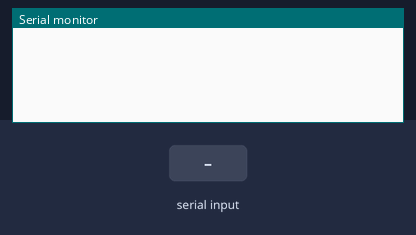
This sketch was run on a simulated Arduino Uno, built with avr-gcc and run on an emulated ATmega328P. Shown: the last lines printed to the serial monitor. Inputs (shaded band) come from the test bench.

Above: at 1.2 s.
1.3 s: "1\n" received over the second serial link
At 1.9 s:
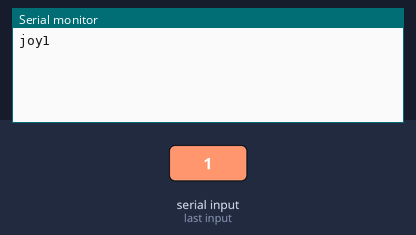
2.8 s: "0\n" received over the second serial link
At 3.6 s:
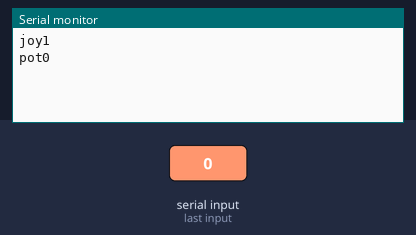
4.3 s: "2\n" received over the second serial link
At 5.1 s:
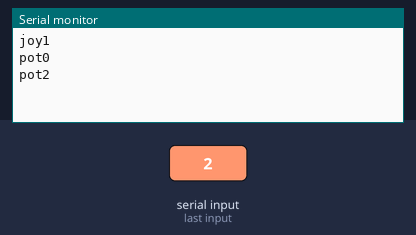

The sketch:

Robot_Code_01.ino
```cpp
#include <SoftwareSerial.h>

SoftwareSerial xbee(2,3);

void setup() {
  Serial.begin(9600);
  xbee.begin(9600);
  // Empty out xbee channel to calibrate it
  while (xbee.available()){
    xbee.read();
  }
}

void loop() {
  get_joystick();
  get_potentiometer();
}

void get_joystick() {
  xbee.println('j');
  delay(100);
  if (xbee.available()) {
    Serial.print("joy");
    String joystic_val = xbee.readStringUntil('\n');
    Serial.println(joystic_val);
  }
}

void get_potentiometer(){
  xbee.println('p');
  delay(100);
  if (xbee.available()) {
    Serial.print("pot");
    String pot_val = xbee.readStringUntil('\n');
    Serial.println(pot_val);
  }
}
```

Measured:
- after the input at 1.3 s, the serial monitor: prints a new line at once (image 1)
- after the input at 2.8 s, the serial monitor: prints a new line after 0.09 s (image 2)
- after the input at 4.3 s, the serial monitor: prints a new line at once (image 3)
